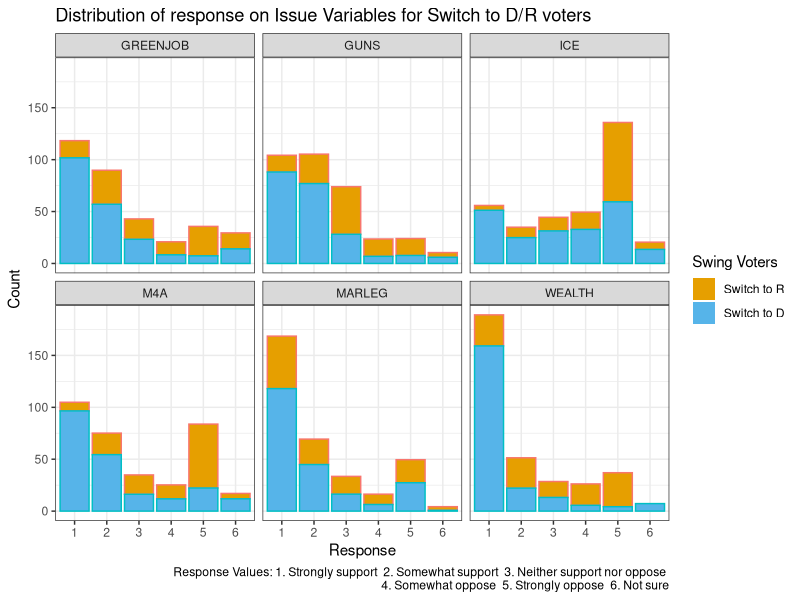
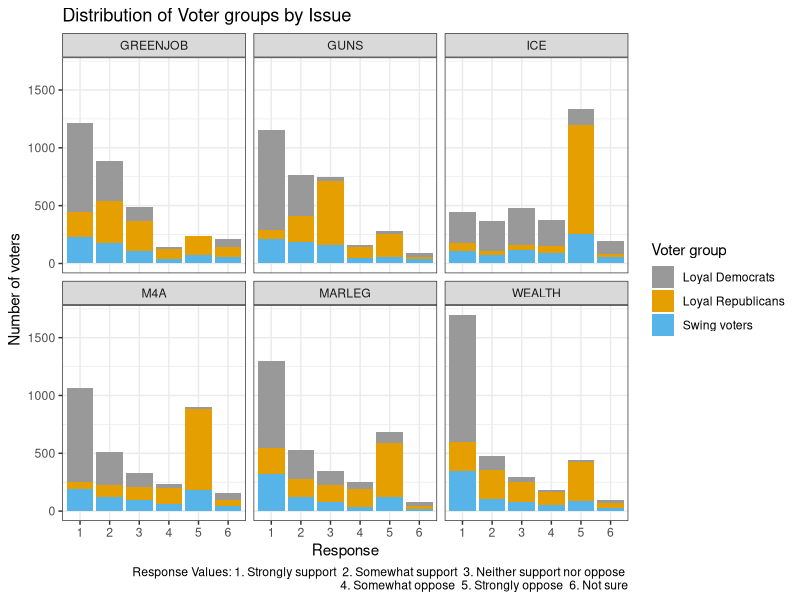
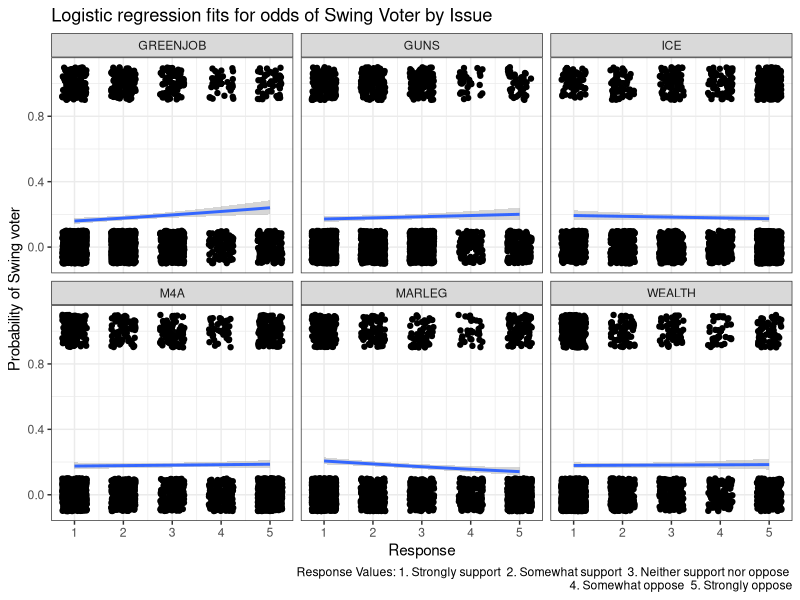
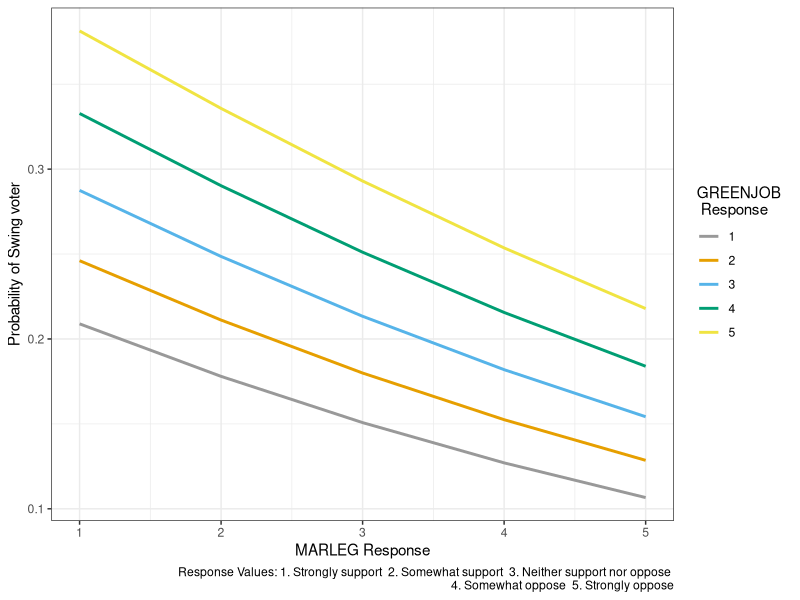
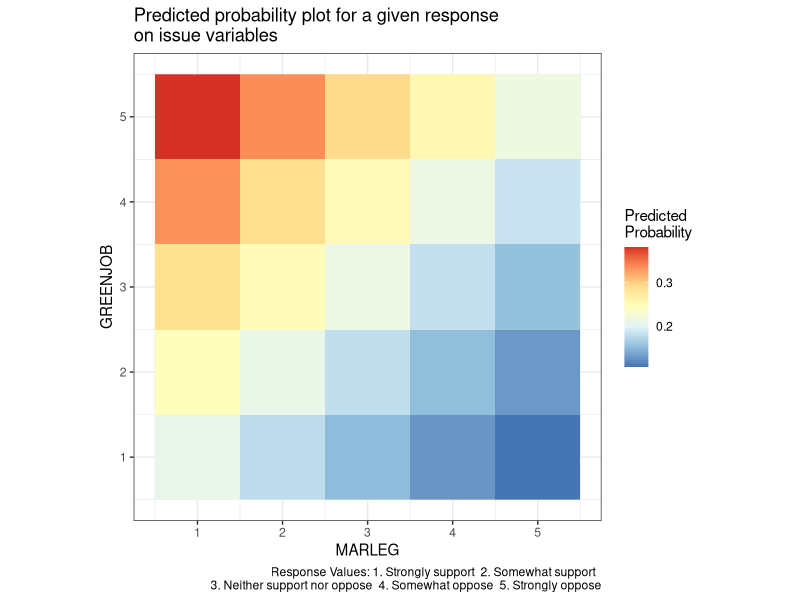
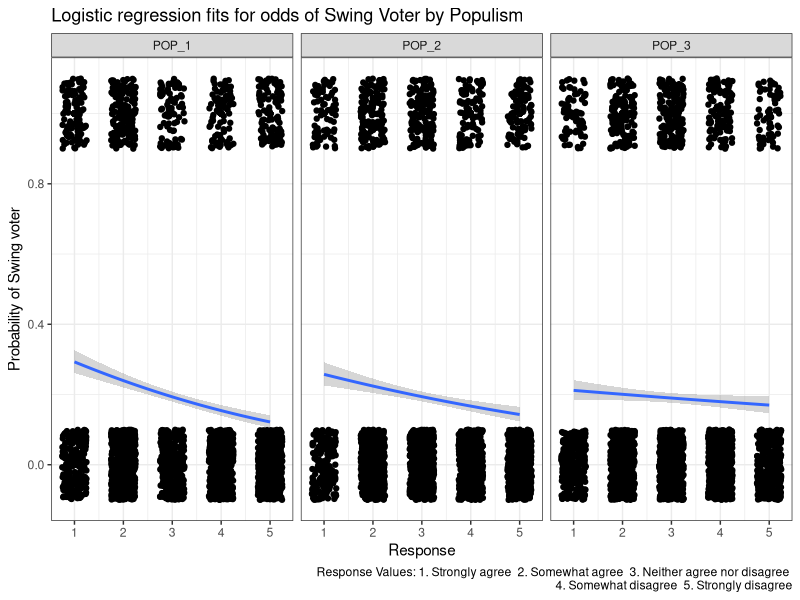
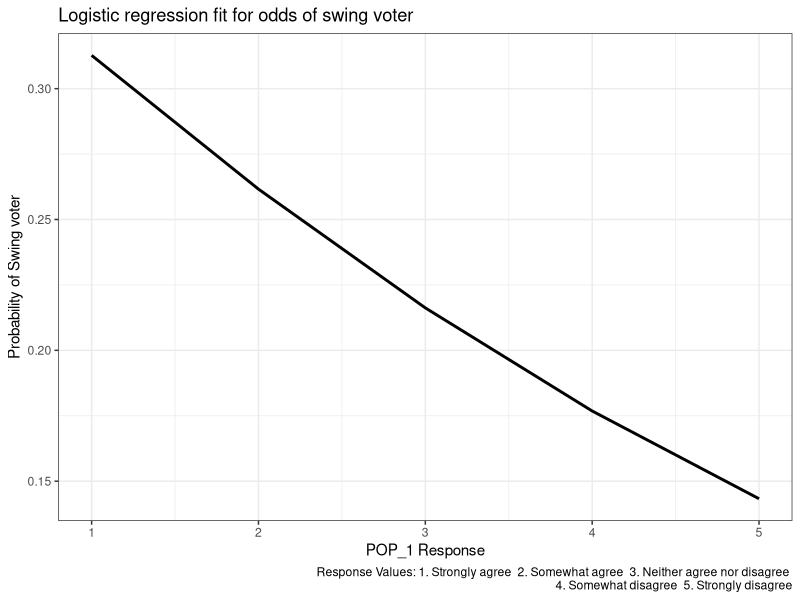
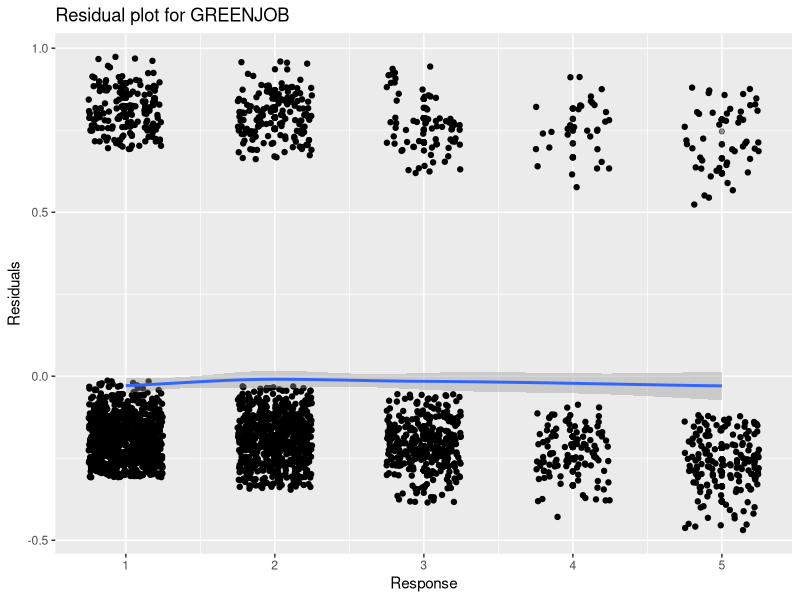

Source code (R) for these figures, in order:
## ---- chunk 1
knitr::opts_chunk$set(echo = FALSE, tidy = TRUE, warning = FALSE, message = FALSE)
## ---- chunk 2
library(tidyverse)
library(broom)
library(arm)
library(GGally)
cb_palette = c("#999999", "#E69F00", "#56B4E9", "#009E73", "#F0E442", "#0072B2", "#D55E00", "#CC79A7")
## ---- chunk 3
# Load Data
dfp_WTHH = read.csv("DFP_WTHH_release.csv")
names(dfp_WTHH)[1] <- "rowid"
dfp = dplyr::select(dfp_WTHH, rowid, house3, presvote16post, weight_DFP, M4A, GREENJOB, WEALTH, MARLEG, ICE, GUNS, POP_1, POP_2, POP_3, gender)
# Removing NAs or 7 (Did not vote) for presvote16post
dfp =  dfp[!(is.na(dfp$presvote16post) | dfp$presvote16post == 7),]
# summary(dfp)
n_row = nrow(dfp)
## ---- chunk 4
is_swing_voter <- function() {
  vect = as.numeric(rep.int(1, times = n_row))
  for(i in 1:n_row) {
    if(dfp$presvote16post[i] == 1 && dfp$house3[i] == 1)
      vect[i] = 2
    else if(dfp$presvote16post[i] == 2 && dfp$house3[i] == 2)
      vect[i] = 3
    else if(dfp$presvote16post[i] != 2 && dfp$house3[i] == 2)
      vect[i] = 4
    else if(dfp$presvote16post[i] != 1 && dfp$house3[i] == 1)
      vect[i] = 5
  }
  return(vect)
}
# 1 = Swing, 2 = Loyal Demo, 3 = Loyal Rep, 4 = Switch to R, 5 = Switch to D
dfp$is_swing = is_swing_voter()
dfp$is_swing = factor(dfp$is_swing, labels = c("Swing", "Loyal Democrat", "Loyal Republican", "Switch to R", "Switch to D"))

## ---- chunk 5
dfp.q1 = dfp %>% subset(., subset = (.$is_swing == "Switch to R" | (.$is_swing == "Switch to D")), select = c("is_swing", "M4A", "GREENJOB", "WEALTH", "MARLEG", "ICE", "GUNS", "weight_DFP"))

cb_palette2 = c("#E69F00", "#56B4E9")

dfp.q1 = gather(dfp.q1, key = "ISSUE", value = "RESPONSE", c("M4A", "GREENJOB", "WEALTH", "MARLEG", "ICE", "GUNS"))
dfp.q1$RESPONSE = factor(dfp.q1$RESPONSE)
dfp.q1 = na.omit(dfp.q1)
ggplot(dfp.q1, aes(x = RESPONSE, color = is_swing, fill = is_swing)) + stat_count((aes(weight = weight_DFP))) + facet_wrap(~ISSUE) + theme_bw() + guides(fill = guide_legend(title="Swing Voters"), color = FALSE) + scale_fill_manual(values = cb_palette2) + labs(title="Distribution of response on Issue Variables for Switch to D/R voters", caption = "Response Values: 1. Strongly support  2. Somewhat support  3. Neither support nor oppose \n  4. Somewhat oppose  5. Strongly oppose  6. Not sure") + ylab("Count") + xlab("Response")
## ---- chunk 6
WTHH_full = read_csv("DFP_WTHH_release.csv")
WTHH = WTHH_full[c("presvote16post", "house3", "weight_DFP", "M4A", "GREENJOB", "WEALTH", "MARLEG", "ICE", "GUNS", "POP_1", "POP_2", "POP_3")]
## ---- chunk 7
# WTHH$grp <- ifelse(WTHH$presvote16post==1 & WTHH$house3==1, "Loyal Democrats", ifelse(WTHH$presvote16post==2 & WTHH$house3==2, "Loyal Republicans", ifelse(!(WTHH$presvote16post %in% c(7,NA)), "Swing voters", NA)))
WTHH$grp <- ifelse(WTHH$presvote16post==1 & WTHH$house3==1, "Loyal Democrats", ifelse(WTHH$presvote16post==2 & WTHH$house3==2, "Loyal Republicans", ifelse(!is.na(WTHH$presvote16post), "Swing voters", NA)))

WTHH$swing_bhv <- ifelse(WTHH$grp=="Swing voters", ifelse(WTHH$house3==1, "Switch to D", ifelse(WTHH$house3==2, "Switch to R", "Others")), NA)

# cols <- c("presvote16post", "house3", "M4A", "GREENJOB", "WEALTH", "MARLEG", "ICE", "GUNS", "POP_1", "POP_2", "POP_3", "grp", "swing_bhv")
# WTHH[cols] <- lapply(WTHH[cols], factor)
## ---- chunk 8
WTHH.long = gather(WTHH, key="issue", value="response",
                   c("M4A", "GREENJOB", "WEALTH", "MARLEG", "ICE", "GUNS"))
cols <- c("issue", "response")
WTHH.long[cols] <- lapply(WTHH.long[cols], factor)
WTHH.long <- WTHH.long[c("issue", "response", "grp", "weight_DFP")]
WTHH.long <- WTHH.long[!is.na(WTHH.long$response) & !is.na(WTHH.long$grp),]
## ---- chunk 9
ggplot(WTHH.long, aes(x=response)) + stat_count(aes(fill=grp, weight=weight_DFP)) +
  facet_wrap(~issue) + scale_fill_manual(values=cb_palette) +
  labs(fill="Voter group", caption="Response Values: 1. Strongly support  2. Somewhat support  3. Neither support nor oppose \n  4. Somewhat oppose  5. Strongly oppose  6. Not sure") +
  ggtitle("Distribution of Voter groups by Issue") +
  xlab("Response") + ylab("Number of voters") +
  theme_bw()
## ---- chunk 10
WTHH$swing_voter = ifelse(WTHH$grp=="Swing voters", 1, ifelse(is.na(WTHH$grp), NA, 0))
WTHH.issue = WTHH[c("GREENJOB", "GUNS", "ICE", "M4A", "MARLEG", "WEALTH", "weight_DFP", "swing_voter")]
## ---- chunk 11
WTHH.issue <- WTHH.issue[rowSums(WTHH.issue[,c(1,2,3,4,5,6)] == 6) == 0,]
WTHH.issue <- WTHH.issue[complete.cases(WTHH.issue),]
## ---- chunk 12
WTHH.issue.long = gather(WTHH.issue, key="issue", value="response",
                   c("M4A", "GREENJOB", "WEALTH", "MARLEG", "ICE", "GUNS"))
ggplot(WTHH.issue.long, aes(x=response, y=swing_voter)) + geom_point(alpha=0.4) +
  geom_jitter(height=0.1, width=0.25) +
  geom_smooth(method = "glm", method.args = list(family = "binomial")) +
  facet_wrap(~issue) +
  labs(caption="Response Values: 1. Strongly support  2. Somewhat support  3. Neither support nor oppose \n  4. Somewhat oppose  5. Strongly oppose") +
  ggtitle("Logistic regression fits for odds of Swing Voter by Issue") +
  xlab("Response") + ylab("Probability of Swing voter") +
  theme_bw()
## ---- chunk 13
WTHH.issue.logit <- glm(swing_voter ~ GREENJOB + MARLEG, weights=weight_DFP, family="quasibinomial", data=WTHH.issue)
display(WTHH.issue.logit)
## ---- chunk 14
issue.predict.grid = expand.grid(MARLEG = seq(1, 5, 1), GREENJOB = seq(1, 5, 1))
issue.pred = predict(WTHH.issue.logit, type = "response", newdata = issue.predict.grid)
issue.pred.df = data.frame(issue.predict.grid, swing.prob = as.vector(issue.pred))

ggplot(issue.pred.df, aes(x = MARLEG, y = swing.prob, group = factor(GREENJOB), color = factor(GREENJOB))) +
  geom_line(size=1) + xlab("MARLEG Response") + ylab("Probability of Swing voter") +
  labs(color = "GREENJOB \n Response", caption="Response Values: 1. Strongly support  2. Somewhat support  3. Neither support nor oppose \n  4. Somewhat oppose  5. Strongly oppose") +
  theme_bw() + scale_color_manual(values = cb_palette)
## ---- chunk 15
# Raster 
ggplot(issue.pred.df, aes(x = MARLEG, y = GREENJOB, z = swing.prob)) + geom_raster(aes(fill = swing.prob))  + coord_fixed() + scale_fill_distiller(palette = "RdYlBu") + theme_bw() + labs(title="Predicted probability plot for a given response \non issue variables", fill = "Predicted \nProbability", caption="Response Values: 1. Strongly support  2. Somewhat support  \n3. Neither support nor oppose  4. Somewhat oppose  5. Strongly oppose" )
## ---- chunk 16
WTHH.pop = WTHH[c("POP_1", "POP_2", "POP_3", "weight_DFP", "swing_voter")]
## ---- chunk 17
WTHH.pop <- WTHH.pop[rowSums(WTHH.pop[,c(1,2,3)] == 6) == 0,]
WTHH.pop <- WTHH.pop[complete.cases(WTHH.pop),]
## ---- chunk 18
WTHH.pop.long = gather(WTHH.pop, key="populism", value="response",
                   c("POP_1", "POP_2", "POP_3"))
ggplot(WTHH.pop.long, aes(x=response, y=swing_voter)) + geom_point(alpha=0.4) +
  geom_jitter(height=0.1, width=0.25) +
  geom_smooth(method = "glm", method.args = list(family = "binomial")) +
  facet_wrap(~populism) +
  labs(caption="Response Values: 1. Strongly agree  2. Somewhat agree  3. Neither agree nor disagree \n  4. Somewhat disagree  5. Strongly disagree") +
  ggtitle("Logistic regression fits for odds of Swing Voter by Populism") +
  xlab("Response") + ylab("Probability of Swing voter") +
  theme_bw()
## ---- chunk 19
WTHH.pop.logit <- glm(swing_voter ~ POP_1, weights=weight_DFP, family="quasibinomial", data=WTHH.pop)
display(WTHH.pop.logit)
## ---- chunk 20
pop.predict.grid = expand.grid(POP_1 = seq(1, 5, 1))
pop.pred = predict(WTHH.pop.logit, type = "response", newdata = pop.predict.grid)
pop.pred.df = data.frame(pop.predict.grid, swing.prob = as.vector(pop.pred))
ggplot(pop.pred.df, aes(x = POP_1, y = swing.prob)) +
  geom_line(size=1) + xlab("POP_1 Response") + ylab("Probability of Swing voter") +
  labs(caption="Response Values: 1. Strongly agree  2. Somewhat agree  3. Neither agree nor disagree \n  4. Somewhat disagree  5. Strongly disagree", title="Logistic regression fit for odds of swing voter") +
  theme_bw()
## ---- chunk 21
WTHH.issue.logit1 <- glm(swing_voter ~ GREENJOB + GUNS + ICE + M4A + MARLEG + WEALTH, weights=weight_DFP, family="quasibinomial", data=WTHH.issue)
display(WTHH.issue.logit1)
## ---- chunk 22
WTHH.issue.logit3 <- glm(swing_voter ~ GREENJOB * GUNS * ICE * M4A * MARLEG * WEALTH, weights=weight_DFP, family="quasibinomial", data=WTHH.issue)
display(WTHH.issue.logit3)
## ---- chunk 23
WTHH.issue.logit.df <- WTHH.issue
WTHH.issue.logit.df$.fitted <- fitted.values(WTHH.issue.logit)
WTHH.issue.logit.df$.resid <- residuals(WTHH.issue.logit, type="response")
WTHH.issue.logit.df$.pred <- 1 * (WTHH.issue.logit.df$.fitted > max(WTHH.issue.logit.df$.fitted)/1)
Correct <- (WTHH.issue.logit.df$swing_voter == WTHH.issue.logit.df$.pred)
1 - (sum(Correct) / nrow(WTHH.issue.logit.df))
summary(factor(WTHH.issue.logit.df$swing_voter))
## ---- chunk 24
ggplot(WTHH.issue.logit.df, aes(x=GREENJOB, y=.resid)) + geom_point(alpha=0.4) +
  geom_jitter(height=0.1, width=0.25) + geom_smooth(method = "loess", method.args = list(degree = 1)) +
  xlab("Response") + ylab("Residuals") + ggtitle("Residual plot for GREENJOB")
ggplot(WTHH.issue.logit.df, aes(x=MARLEG, y=.resid)) + geom_point(alpha=0.4) +
  geom_jitter(height=0.1, width=0.25) + geom_smooth(method = "loess", method.args = list(degree = 1)) +
  xlab("Response") + ylab("Residuals") + ggtitle("Residual plot for MARLEG")
## ---- chunk 25
WTHH.pop.logit1 <- glm(swing_voter ~ POP_1 * POP_2 * POP_3, weights=weight_DFP, family="quasibinomial", data=WTHH.pop)
display(WTHH.pop.logit1)
## ---- chunk 26
WTHH.pop.logit.df <- WTHH.pop
WTHH.pop.logit.df$.fitted <- fitted.values(WTHH.pop.logit)
WTHH.pop.logit.df$.resid <- residuals(WTHH.pop.logit, type="response")
WTHH.pop.logit.df$.pred <- 1 * (WTHH.pop.logit.df$.fitted > max(WTHH.pop.logit.df$.fitted)/1)
Correct <- (WTHH.pop.logit.df$swing_voter == WTHH.pop.logit.df$.pred)
1 - (sum(Correct) / nrow(WTHH.pop.logit.df))
summary(factor(WTHH.pop.logit.df$swing_voter))
## ---- chunk 27
ggplot(WTHH.pop.logit.df, aes(x=POP_1, y=.resid)) + geom_point(alpha=0.4) +
  geom_jitter(height=0.1, width=0.25) + geom_smooth(method = "loess", method.args = list(degree = 1)) +
  xlab("Response") + ylab("Residuals") + ggtitle("Residual plot for POP_1")
